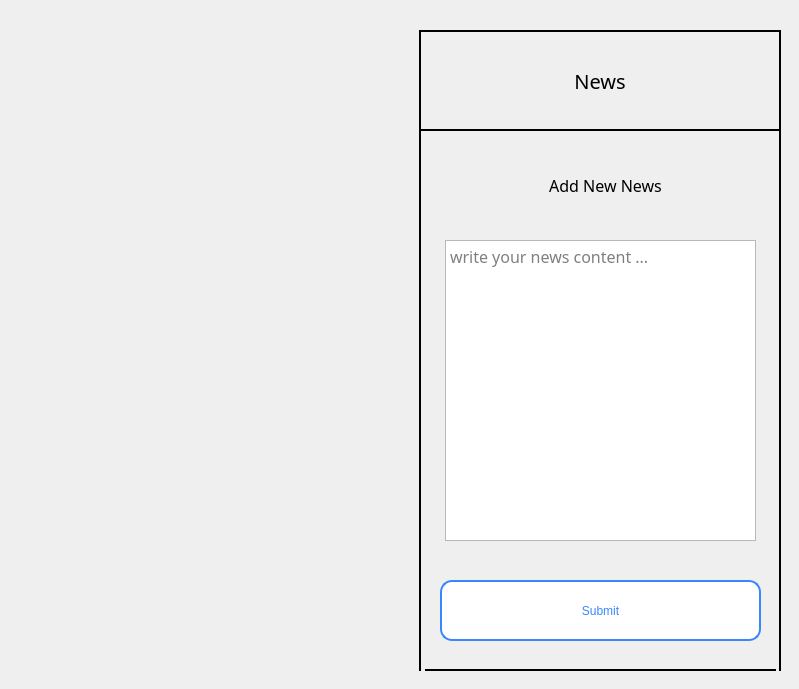
   <widget class="QWidget" name="widget">
    <attribute name="title">
     <string>News</string>
    </attribute>
    <widget class="QLabel" name="label">
     <property name="geometry">
      <rect>
       <x>419</x>
       <y>30</y>
       <width>362</width>
       <height>101</height>
      </rect>
     </property>
     <property name="font">
      <font>
       <family>MV Boli</family>
       <pointsize>15</pointsize>
      </font>
     </property>
     <property name="frameShape">
      <enum>QFrame::WinPanel</enum>
     </property>
     <property name="frameShadow">
      <enum>QFrame::Plain</enum>
     </property>
     <property name="text">
      <string>News</string>
     </property>
     <property name="alignment">
      <set>Qt::AlignCenter</set>
     </property>
    </widget>
    <widget class="Line" name="line_22">
     <property name="geometry">
      <rect>
       <x>770</x>
       <y>100</y>
       <width>20</width>
       <height>571</height>
      </rect>
     </property>
     <property name="frameShadow">
      <enum>QFrame::Plain</enum>
     </property>
     <property name="lineWidth">
      <number>2</number>
     </property>
     <property name="midLineWidth">
      <number>0</number>
     </property>
     <property name="orientation">
      <enum>Qt::Vertical</enum>
     </property>
    </widget>
    <widget class="Line" name="line_23">
     <property name="geometry">
      <rect>
       <x>425</x>
       <y>660</y>
       <width>351</width>
       <height>20</height>
      </rect>
     </property>
     <property name="frameShadow">
      <enum>QFrame::Plain</enum>
     </property>
     <property name="lineWidth">
      <number>2</number>
     </property>
     <property name="orientation">
      <enum>Qt::Horizontal</enum>
     </property>
    </widget>
    <widget class="Line" name="line_24">
     <property name="geometry">
      <rect>
       <x>410</x>
       <y>100</y>
       <width>20</width>
       <height>571</height>
      </rect>
     </property>
     <property name="frameShadow">
      <enum>QFrame::Plain</enum>
     </property>
     <property name="lineWidth">
      <number>2</number>
     </property>
     <property name="orientation">
      <enum>Qt::Vertical</enum>
     </property>
    </widget>
    <widget class="QPushButton" name="submit_news">
     <property name="geometry">
      <rect>
       <x>440</x>
       <y>580</y>
       <width>321</width>
       <height>61</height>
      </rect>
     </property>
     <property name="styleSheet">
      <string notr="true">QPushButton{
	color: rgb(58, 134, 255);
	font: 12pt &quot;MV Boli&quot;;
	background-color: white;
	border: 2px solid rgb(58, 134, 255);
    border-radius: 12px;
}

QPushButton:hover:!pressed   {
	background-color: qlineargradient(spread:pad, x1:0, y1:0, x2:0.857143, y2:0.857955, stop:1 rgba(10, 242, 251, 255), stop:0 rgba(224, 6, 159, 255));
  color: white;
}

QPushButton:pressed   {
  background-color: rgba(224, 6, 159, 255);
  color: white;
}
</string>
     </property>
     <property name="text">
      <string>Submit</string>
     </property>
     <property name="checkable">
      <bool>false</bool>
     </property>
    </widget>
    <widget class="QLabel" name="label_2">
     <property name="geometry">
      <rect>
       <x>500</x>
       <y>160</y>
       <width>211</width>
       <height>51</height>
      </rect>
     </property>
     <property name="font">
      <font>
       <family>MV Boli</family>
       <pointsize>12</pointsize>
      </font>
     </property>
     <property name="text">
      <string>Add New News</string>
     </property>
     <property name="alignment">
      <set>Qt::AlignCenter</set>
     </property>
    </widget>
    <widget class="QTextEdit" name="news_content_input">
     <property name="geometry">
      <rect>
       <x>445</x>
       <y>240</y>
       <width>311</width>
       <height>301</height>
      </rect>
     </property>
     <property name="font">
      <font>
       <family>MV Boli</family>
       <pointsize>12</pointsize>
      </font>
     </property>
     <property name="placeholderText">
      <string>write your news content ...</string>
     </property>
    </widget>
    <widget class="QLabel" name="error">
     <property name="geometry">
      <rect>
       <x>450</x>
       <y>550</y>
       <width>301</width>
       <height>16</height>
      </rect>
     </property>
     <property name="styleSheet">
      <string notr="true">QLabel {
color: rgb(255, 30, 10);
}</string>
     </property>
     <property name="text">
      <string/>
     </property>
     <property name="alignment">
      <set>Qt::AlignCenter</set>
     </property>
    </widget>
    <zorder>line_22</zorder>
    <zorder>line_24</zorder>
    <zorder>line_23</zorder>
    <zorder>label</zorder>
    <zorder>submit_news</zorder>
    <zorder>label_2</zorder>
    <zorder>news_content_input</zorder>
    <zorder>error</zorder>
   </widget>
